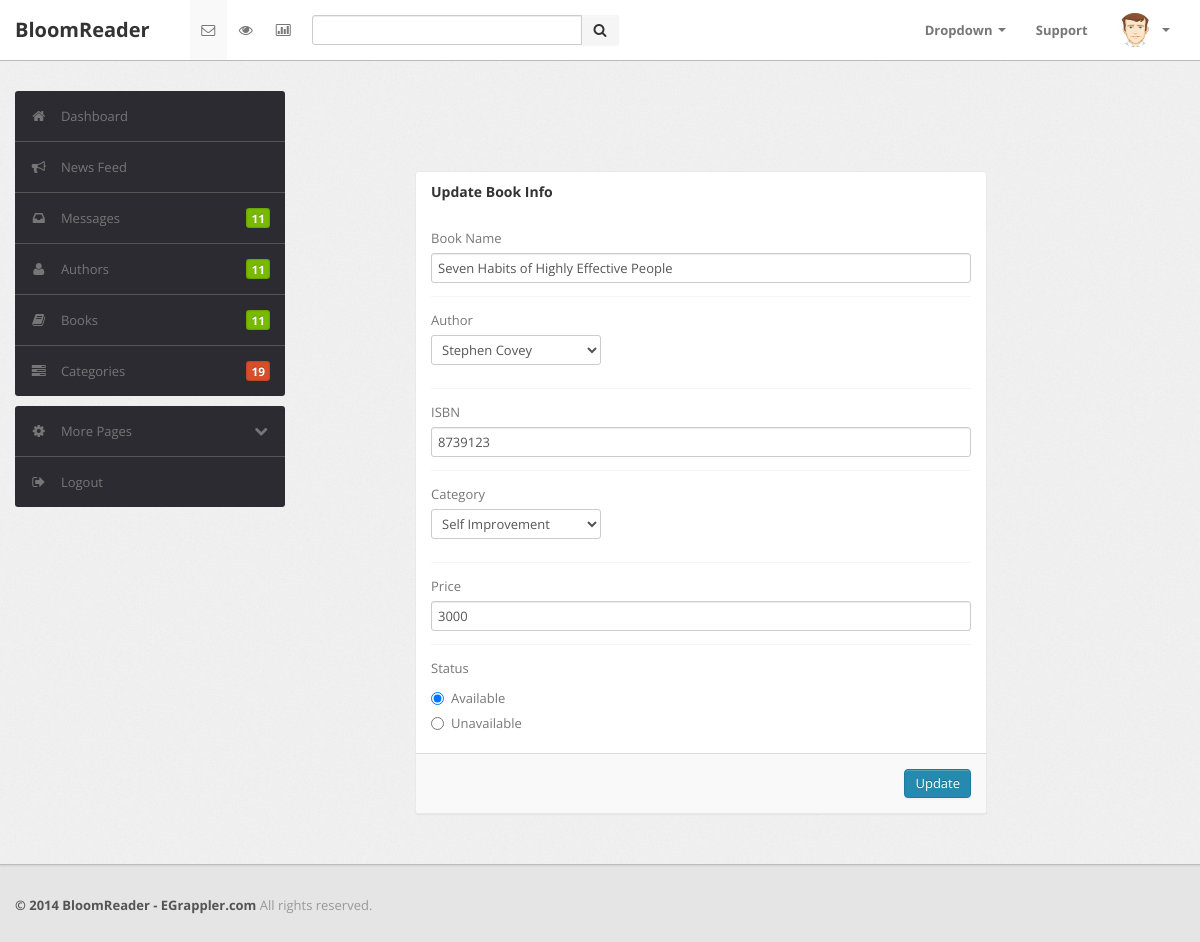
Screenshot of /admin/edit-book.php?bookid=1 (signed in) with the database file from the repository.
### tables this page shows
CREATE TABLE IF NOT EXISTS `books` (
  `ID` int NOT NULL AUTO_INCREMENT,
  `BookName` text NOT NULL,
  `ISBN` int NOT NULL,
  `AuthorID` int NOT NULL,
  `CategoryID` int NOT NULL,
  `PRICE` int NOT NULL,
  `RegDate` date NOT NULL,
  `STATUS` int NOT NULL,
  `LastUPDATED` date NOT NULL,
  PRIMARY KEY (`ID`)
);

CREATE TABLE IF NOT EXISTS `authors` (
  `ID` int NOT NULL AUTO_INCREMENT,
  `AuthorName` text NOT NULL,
  `DateAdded` date NOT NULL,
  `LastUPDATED` date NOT NULL,
  PRIMARY KEY (`ID`)
);

CREATE TABLE IF NOT EXISTS `category` (
  `ID` int NOT NULL AUTO_INCREMENT,
  `CategoryName` text NOT NULL,
  `CreationDate` date NOT NULL,
  `LastUPDATED` date NOT NULL,
  `STATUS` int NOT NULL,
  PRIMARY KEY (`ID`)
);

### admin/edit-book.php (the view, shortened to what this page needs)
<?php
include ("connect.php");
?>
<!DOCTYPE html>
<html lang="en">
<head>
<head>
	<link type="text/css" href="bootstrap/css/bootstrap.min.css" rel="stylesheet">
	<link type="text/css" href="bootstrap/css/bootstrap-responsive.min.css" rel="stylesheet">
	<link type="text/css" href="css/theme.css" rel="stylesheet">
	<link type="text/css" href="images/icons/css/font-awesome.css" rel="stylesheet">
</head>
<body>
    <div class="navbar navbar-fixed-top">
        <?php include ("admin-navbar.php");?>
    </div>
	<div class="wrapper">
		<div class="container">
			<div class="row">
				<div class="span3">
                        <?php include ("admin-sidebar.php");?>
				</div>
				<div class="module module-login span6 offset1 ">
                   <div class="" id="editBook">
					<form class="form-vertical" action="" method="post" enctype="multipart/form-data">
						<div class="module-head">
							<h3>Update Book Info</h3>
						</div>
						<?php
						$bookid=intval($_GET['bookid']);
						$sql1 = "SELECT books.BookName, books.ISBN, books.PRICE, books.STATUS, authors.AuthorName, authors.ID as AID, category.ID as CID, category.CategoryName FROM BOOKS join AUTHORS on books.AuthorID = authors.ID join CATEGORY on books.CategoryID = category.ID where books.ID = '$bookid' ";
						$result = $conn->query($sql1);
                            while($row = mysqli_fetch_assoc($result)) {
                            	 $AID =  $row['AID'];
                            	 $CID =  $row['CID'];
                                 $book =  $row['BookName'];
                                 $author =  $row['AuthorName'];
                                 $isbn =  $row['ISBN'];
                                 $category =  $row['CategoryName'];
                                 $price =  $row['PRICE'];
                                 $status =  $row['STATUS'];
                             }
						?>
						<div class="module-body">
							<div class="control-group">
								<div class="controls row-fluid">
									<label for="name" class="col-form-label">Book Name</label>
									<input class="span12" name="bookName" type="text" id="catName" value="<?php echo $book; ?>" required>
								</div>
							</div>
							<div class="control-group">
								<label class="control-label" for="basicinput">Author</label>
								<div class="controls">
									<select name="author" tabindex="1" data-placeholder="Select author" class="span2">
										<option value="<?php echo $AID; ?>"><?php echo $author; ?></option>
									</select>
								</div>
							</div>
							<div class="control-group">
								<div class="controls row-fluid">
									<label for="name" class="col-form-label">ISBN</label>
									<input class="span12" name="isbn" type="text" id="catName" value="<?php echo $isbn; ?>" required>
								</div>
							</div>
							<div class="control-group">
								<label class="control-label" for="basicinput">Category</label>
								<div class="controls">
									<select name="category" tabindex="1" data-placeholder="Select author" class="span2">
										<option value="<?php echo $CID; ?>"><?php echo $category; ?></option>
									</select>
								</div>
							</div>
							<div class="control-group">
								<div class="controls row-fluid">
									<label for="name" class="col-form-label">Price</label>
									<input class="span12" name="price" type="number" id="catName" value="<?php echo $price; ?>" required>
								</div>
							</div>
							<div class="control-group">
											<label class="control-label">Status</label>
											<?php
												if ($status == "1"){
											?>
											<div class="controls">
												<label class="radio">
													<input type="radio" name="status" id="" value="1" checked="checked">
													Available
												</label>
												<label class="radio">
													<input type="radio" name="status" id="" value="0">
													Unavailable
												</label>
											</div>
										<?php } ?>
							</div>
						</div>
						<div class="module-foot">
							<div class="control-group">
								<div class="controls clearfix">
									<input type="submit" name="update" class="btn btn-primary pull-right" value="Update">
								</div>
							</div>
						</div>
					</form>
				   </div>
				</div>
			</div>
		</div>
	</div>
	<div class="footer">
        <div class="container">
            <b class="copyright">&copy; 2014 BloomReader - EGrappler.com </b>All rights reserved.
        </div>
    </div>
</body>

### admin/css/theme.css (style rules this page uses)
body { font-size: 13px; font-family: 'Open Sans', Arial, sans-serif; background: #e5e5e5; color: #777; }
h1, h2, h3, h4, h5, h6 { color: #333; margin-top: 0 }
h3 { font-size: 20px }
strong, b { color: #555 }
.wrapper { background: url(../images/bg.png) #eee; border-bottom: 1px solid #bbb; -webkit-box-shadow: 0 1px 2px rgba(0,0,0,0.1); -moz-box-shadow: 0 1px 2px rgba(0,0,0,0.1); box-shadow: 0 1px 2px rgba(0,0,0,0.1); padding: 30px 0 }
.footer { color: #999; padding: 30px 0 60px }
form { margin: 0 }
select, textarea, input[type="text"], input[type="password"], input[type="datetime"], input[type="datetime-local"], input[type="date"], input[type="month"], input[type="time"], input[type="week"], input[type="number"], input[type="email"], input[type="url"], input[type="search"], input[type="tel"], input[type="color"], .uneditable-input, label, input, button, select, textarea { -webkit-border-radius: 3px; -moz-border-radius: 3px; border-radius: 3px; font-size: 13px; font-family: 'Open Sans', Tahoma, Arial, sans-serif }
.module { background: #fff; -webkit-border-radius: 3px; -moz-border-radius: 3px; border-radius: 3px; border: 1px solid #ccc; border-bottom-color: #bbb; -webkit-box-shadow: 0 0 1px rgba(0,0,0,0.2); -moz-box-shadow: 0 0 1px rgba(0,0,0,0.2); box-shadow: 0 0 1px rgba(0,0,0,0.2); margin-bottom: 30px }
.form-horizontal .control-group, .form-vertical .control-group { margin-bottom: 0 }
.form-horizontal .control-group+.control-group, .form-vertical .control-group+.control-group { margin-top: 13px; padding-top: 13px; border-top: 1px solid #f5f5f5 }
.module-login { margin-bottom: 80px; margin-top: 80px }
.module-login .form-vertical input { margin-bottom: 0!important }
.navbar { position: static!important; margin: 0!important }
.btn, .btn-box { -webkit-border-radius: 3px; -moz-border-radius: 3px; border-radius: 3px }
.btn { font-size: 13px; font-weight: 600 }
.btn { display: inline-block; margin-bottom: 0; font-weight: 400; text-align: center; vertical-align: middle; cursor: pointer; background-image: none; border: 1px solid transparent; white-space: nowrap; padding: 4px 10px; font-size: 13px; line-height: 1.42857; border-radius: 4px; -webkit-user-select: none; -moz-user-select: none; -ms-user-select: none; user-select: none }
.btn-primary { color: #fff; background-color: #248aaf; border-color: #20799a }
.module { box-shadow: 0 0 3px rgba(0,0,0,.1); border-color: #e9e9e9; margin-bottom: 20px; background-color: #fff; border-radius: 4px; -webkit-box-shadow: 0 1px 1px rgba(0,0,0,.05); box-shadow: 0 1px 1px rgba(0,0,0,.05); }
.module-head { color: #767676; background-color: #ffffff; border-color: #e9e9e9; padding: 10px 15px; border-bottom: 1px solid transparent; border-top-right-radius: 3px; border-top-left-radius: 3px; }
.module-head h3 { font-size: 14px; line-height: 20px; height: 20px; margin: 0 }
.module-body { padding: 15px }
.module-foot { background: #f9f9f9; border-top: 1px solid #ddd; -webkit-border-radius: 0 0 2px 2px; -moz-border-radius: 0 0 2px 2px; border-radius: 0 0 2px 2px; padding: 15px }

### rows the page displays
books: bookName "Seven Habits of Highly Effective People", author "Stephen Covey", isbn "8739123", category "Self Improvement", price "3000"
